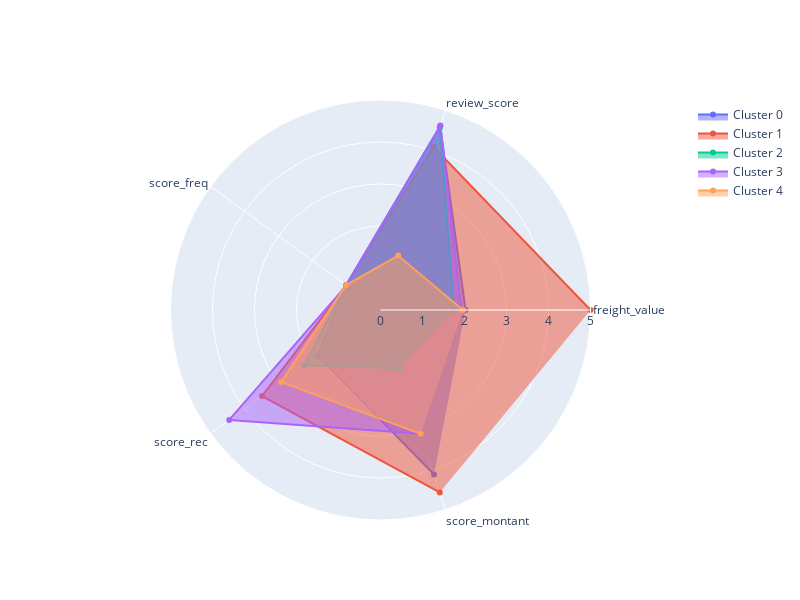

Notebook cell for this chart:
### Code cell
# Créer une figure en radar pour chaque cluster
fig = go.Figure()

for cluster, row in cluster_means.iterrows():
    values = row.values.tolist()
    

    

    fig.add_trace(go.Scatterpolar(
        r=values,
        theta=num_cols,
        fill='toself',
        name=f'Cluster {cluster}'
    ))

# Mettre en forme la figure
fig.update_layout(
    polar=dict(
        radialaxis=dict(
            visible=True,
            range=[0, 5]
        ),
    ),
    showlegend=True,
    width=800,
    height=600
)

# Afficher la figure
fig.show()
figsize = (60,60)

### Figure 1 — Plotly figure (JSON) as saved in the notebook; plotly's stock layout.template omitted (floating-point values rounded to 4 significant figures)
{"data": [{"fill": "toself", "name": "Cluster 0", "r": [2.025, 4.599, 1.011, 1.848, 4.116], "theta": ["freight_value", "review_score", "score_freq", "score_rec", "score_montant", "cluster"], "type": "scatterpolar"}, {"fill": "toself", "name": "Cluster 1", "r": [5, 4.085, 1.003, 3.487, 4.566], "theta": ["freight_value", "review_score", "score_freq", "score_rec", "score_montant", "cluster"], "type": "scatterpolar"}, {"fill": "toself", "name": "Cluster 2", "r": [1.752, 4.566, 1.0, 2.244, 1.46], "theta": ["freight_value", "review_score", "score_freq", "score_rec", "score_montant", "cluster"], "type": "scatterpolar"}, {"fill": "toself", "name": "Cluster 3", "r": [1.927, 4.618, 1.0, 4.453, 3.098], "theta": ["freight_value", "review_score", "score_freq", "score_rec", "score_montant", "cluster"], "type": "scatterpolar"}, {"fill": "toself", "name": "Cluster 4", "r": [1.962, 1.362, 1.009, 2.921, 3.1], "theta": ["freight_value", "review_score", "score_freq", "score_rec", "score_montant", "cluster"], "type": "scatterpolar"}], "layout": {"height": 600, "polar": {"radialaxis": {"range": [0, 5], "visible": true}}, "showlegend": true, "width": 800}}
